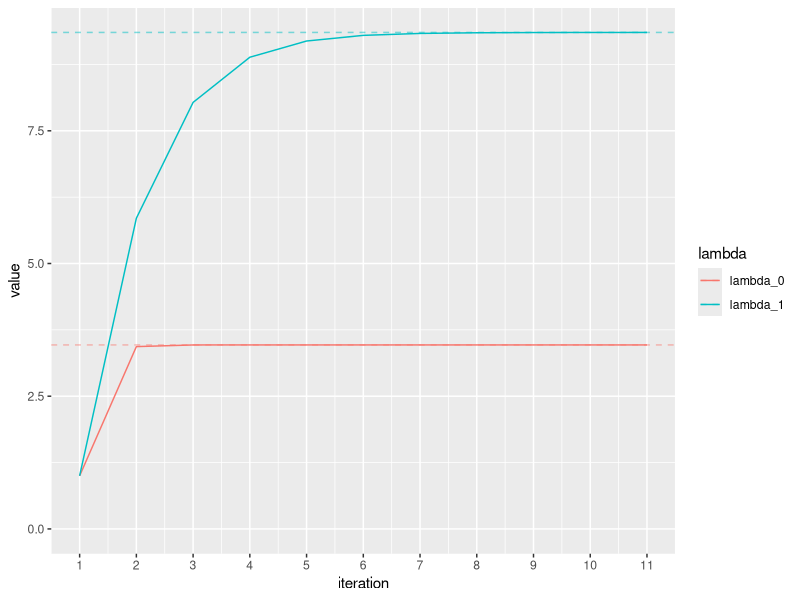

This chart was generated by the following R code:
## ---- chunk 1
# Include parent to get its headers
library(knitr)
set_parent("base.Rmd")
## ---- chunk 2
library(tidyverse)
u <- scan("data/u.txt", double()) %>% as.logical()
z <- scan("data/z.txt", double())
n <- length(z) 
## ---- chunk 3
expectation_maximization <- function (z, u, lambda, tol) {
  lambdas <- lambda
  n <- length(u)

  delta <- Inf
  while (delta > tol) {
    sum_0 <- sum(z[u]) + sum(1 / lambda[1] - z[!u] / expm1(lambda[1] * z[!u]))
    sum_1 <- sum(z[!u]) + sum(1 / lambda[2] - z[u] / expm1(lambda[2] * z[u]))
    new_lambda <- c(n / sum_0, n / sum_1)

    delta <- max(abs(lambda - new_lambda))
    lambda <- new_lambda

    lambdas <- c(lambdas, lambda)
  }

  lambdas <- tibble(
    iteration = 1:(length(lambdas) / 2),
    lambda_0 = lambdas[c(TRUE, FALSE)],
    lambda_1 = lambdas[c(FALSE, TRUE)]
  )

  final_lambda <- tibble(
    parameter = c("lambda_0", "lambda_1"),
    value = lambda
  )
  return(list(lambdas = lambdas, final_lambda = final_lambda))
}
## ---- chunk 4
expectation <- expectation_maximization(z, u, lambda = c(1, 1), tol = 0.001)
final_lambda <- expectation$final_lambda
lambdas <- expectation$lambdas
print(final_lambda)
## ---- chunk 5
library(scales)
lambdas %>%
  gather(lambda, value, c("lambda_0", "lambda_1")) %>%
  ggplot(aes(x = iteration)) +
  geom_line(aes(y = value, col = lambda)) +
  geom_hline(
    data = final_lambda,
    aes(yintercept = value, col = parameter),
    alpha = 0.5,
    linetype = "dashed"
  ) +
  scale_x_continuous(breaks=1:dim(lambdas)[1]) +
  ylim(0, NA)
